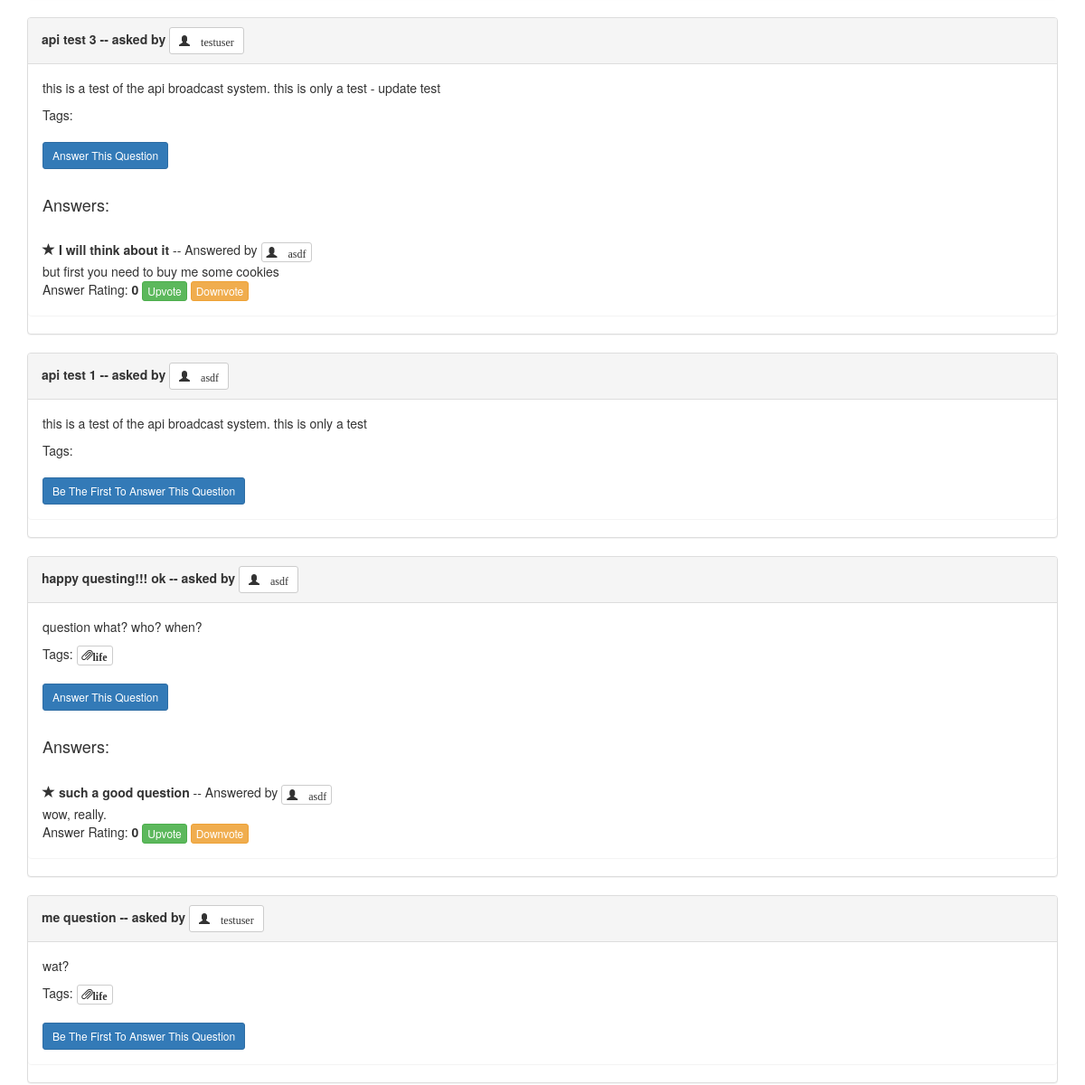
Before: / (middle part) with the older database file.
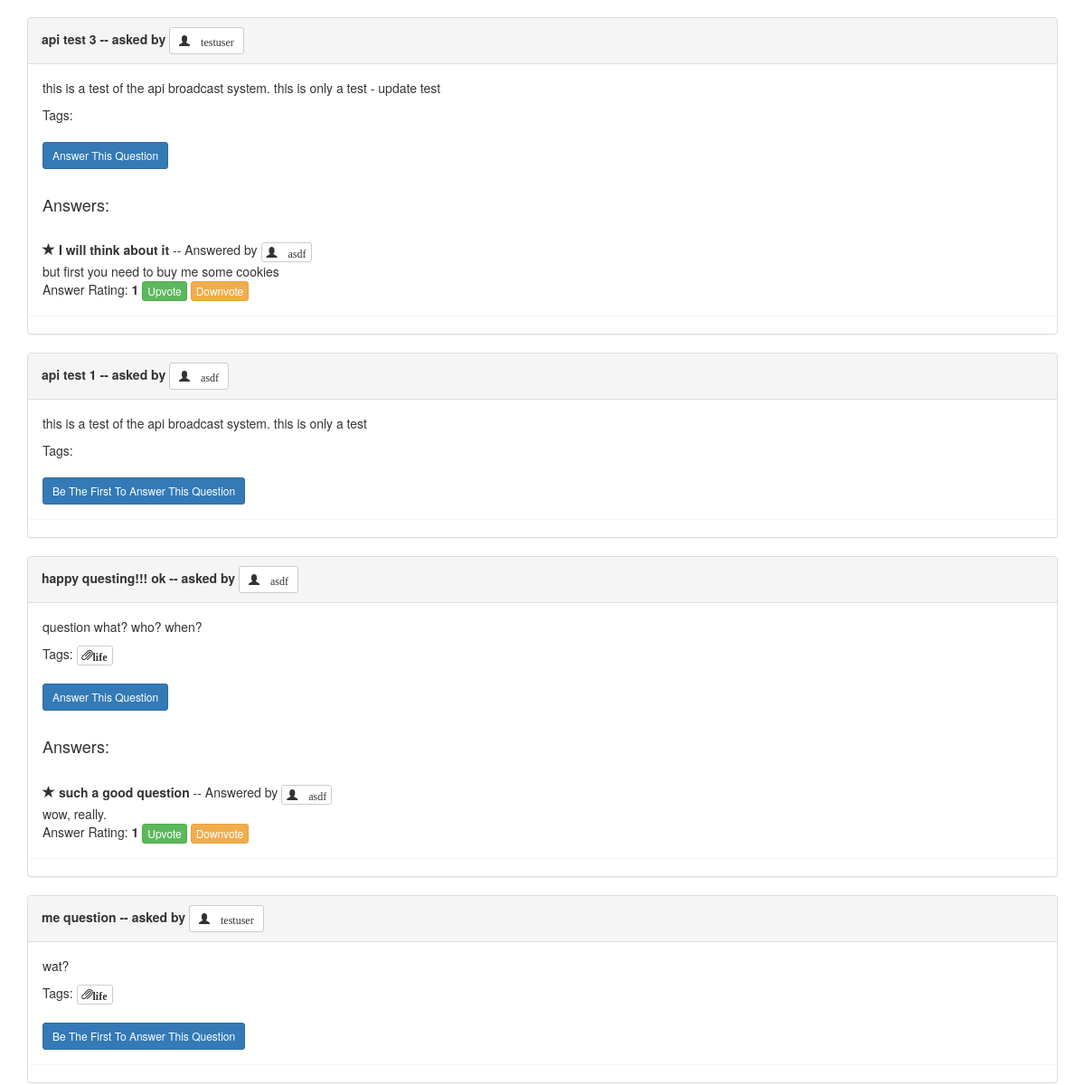
After: the same page with the newer database file.
### duckapp/models.py (models this page shows, shortened)
class Answer(models.Model):
    answerer = models.ForeignKey('auth.User')
    question = models.ForeignKey(Question)
    answer_text = models.TextField()
    score = models.IntegerField(default=0)
    title = models.CharField(max_length=255)
    timestamp = models.DateTimeField(auto_now_add=True)
    class Meta:
        ordering = ["-score", "-timestamp"]

### duckapp/views.py (the view)
# urls.py: url(r'^$', IndexView.as_view(), name='index'),
class IndexView(ListView):
    template_name = 'index.html'
    model = Question

### duckapp/models.py (called while the page is built)
    def __str__(self):
        return "{}".format(self.name)

### duckapp/templates/index.html (shortened to what this page needs)
{% extends 'base.html' %}
{% block content %}
<div class="container">
    {% for question in object_list %}
        <div class="panel panel-default">
            <div class="panel-heading">
                <b>
                    {{ question.title }} -- asked by
                    <a href="{% url 'user_detail' question.asker.userprofile.pk %}">
                        <button type="button" class="btn btn-default btn-sm">
                            <span class="glyphicon glyphicon-user">
                                {{ question.asker }}
                            </span>
                        </button>
                    </a>
                </b>
            </div>
            <div class="panel panel-body">
                <p>{{ question.question_text}}</p>
                Tags:
                {% for tag in question.tags.all %}
                    <button type="button" class="btn btn-default btn-xs">
                        <span class="glyphicon glyphicon-paperclip" aria-hidden="true"><b>{{ tag }}</b></span>
                    </button>
                {% endfor %}
                <br>
                {% if not question.answer_set.all %}
                <br>
                    <a href="{% url 'answer_create' question.pk %}">
                        <button type="button" class="btn btn-primary btn-sm" aria-label="Left Align">
                            Be The First To Answer This Question
                        </button>
                    </a>
                {% else %}
                <br>
                    <a href="{% url 'answer_create' question.pk %}">
                        <button type="button" class="btn btn-primary btn-sm" aria-label="Left Align">
                            Answer This Question
                        </button>
                    </a>
                {% endif %}
                {% if question.answer_set.all %}
                    <br><br>
                    <h4>Answers:</h4>
                    {% for answer in question.answer_set.all %}
                        <br>
                            <span class="glyphicon glyphicon-star" aria-hidden="true"></span><b> {{ answer.title }}</b>
                            -- Answered by <a href="{% url 'user_detail' answer.answerer.userprofile.pk %}">
                                <button type="button" class="btn btn-default btn-xs">
                                    <span class="glyphicon glyphicon-user">
                                        {{ answer.answerer }}
                                    </span>
                                </button>
                            </a>
                        <br>
                        {{ answer.answer_text }}
                        <br>
                        Answer Rating: <b>{{ answer.score }}</b>
                        <a href="{% url 'upvote' answer.pk %}">
                            <button type="button" class="btn btn-success btn-xs">
                                Upvote
                            </button>
                        </a>
                        <a href="{% url 'downvote' answer.pk %}">
                            <button type="button" class="btn btn-warning btn-xs">
                                Downvote
                            </button>
                        </a>
                        <br>
                    {% endfor %}
                {% endif %}
            </div>
        </div>
    {% endfor %}
</div>
{% endblock %}

Changed rows visible on the page:
changed Answer "I will think about it": score "0" → "1"
changed Answer "such a good question": score "0" → "1"
